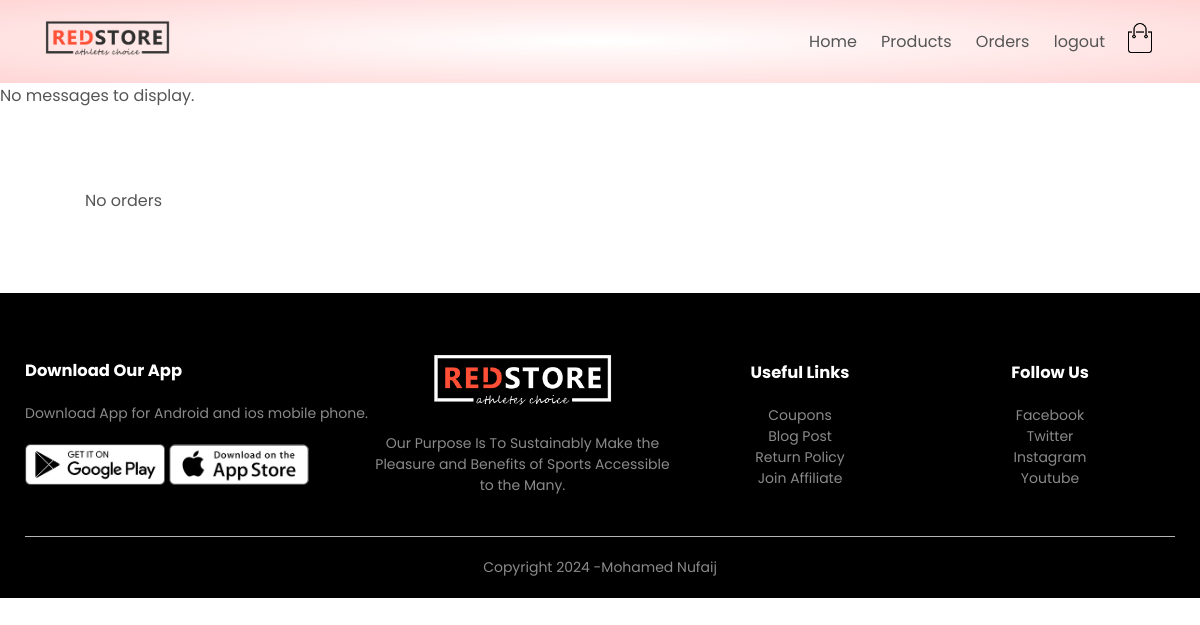
Page /orders/orders/ (signed in) on the earlier database version.
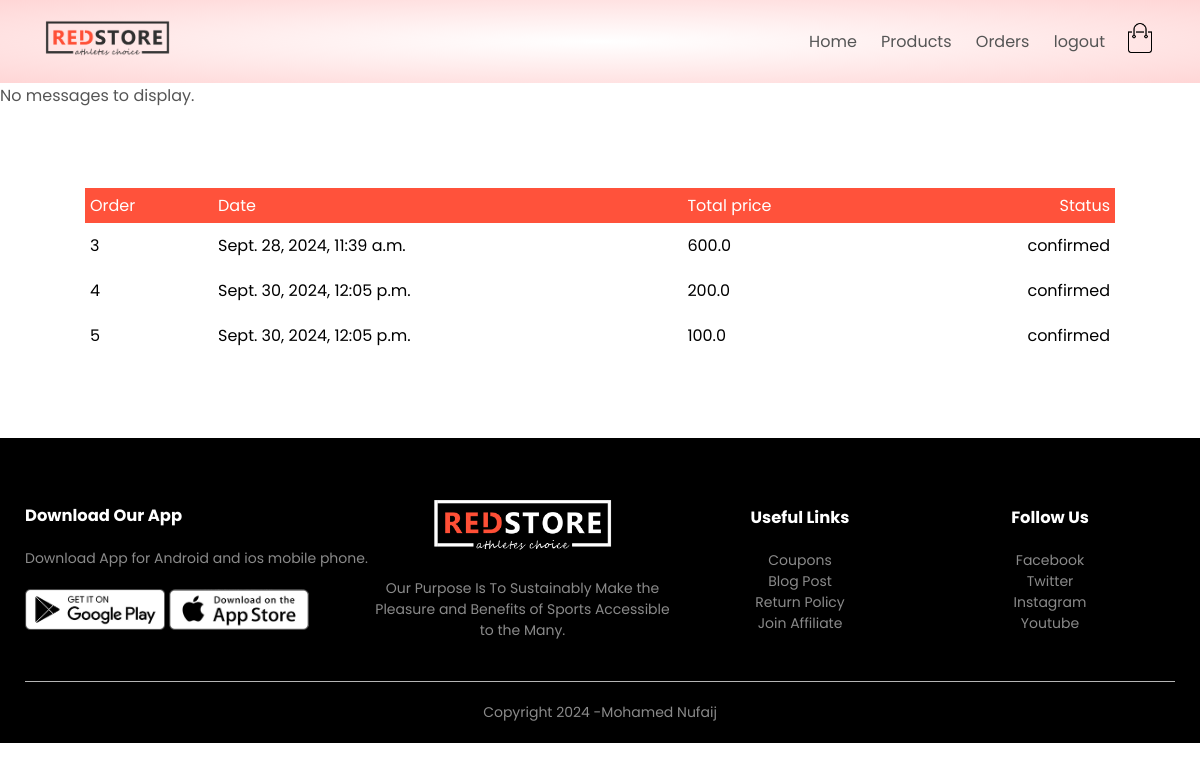
Same page on the later database version.
### orders/models.py (models this page shows, shortened)
class Order(models.Model):
    LIVE = 1
    DELETE = 0
    DELETE_CHOICES = ((LIVE, 'Live'), (DELETE, 'Delete'))
    CART_STAGE = 0
    ORDER_CONFIRMED = 1
    ORDER_PROCESSED = 2
    ORDER_DELIVERED = 3
    ORDER_REJECTED = 4
    STATUS_CHOICE = (
        (ORDER_PROCESSED, "ORDER_PROCESSED"),
        (ORDER_CONFIRMED, "ORDER_CONFIRMED"),
        (ORDER_REJECTED, "ORDER_REJECTED"),
    )
    order_status = models.IntegerField(choices=STATUS_CHOICE, default=CART_STAGE)
    owner = models.ForeignKey(Customer, related_name='orders', on_delete=models.SET_NULL, null=True)
    delete_status = models.IntegerField(choices=DELETE_CHOICES, default=LIVE)
    created_at = models.DateTimeField(auto_now_add=True)
    updated_at = models.DateTimeField(auto_now=True)
    total_price = models.FloatField(default=0.0)  # Add this line

### orders/views.py (the view)
# urls.py: path('orders/', views.show_orders, name='show_orders'),  # URL for orders
@login_required(login_url='account')
def show_orders(request):
    user = request.user
    if hasattr(user, 'customer_profile'):
        customer = user.customer_profile
        all_orders = Order.objects.filter(owner=customer).exclude(order_status=Order.CART_STAGE)
        context = {'orders': all_orders}  # Changed 'order' to 'orders'
    else:
        context = {'orders': None}  # Changed 'order' to 'orders'
    return render(request, 'orders.html', context)

### orders/templatetags/get_status.py (called while the page is built)
@register.simple_tag(name='get_status')
def get_status(status):
    status_array = ['confirmed', 'processed', 'delivered', 'rejected']
    if 0 <= status - 1 < len(status_array):
        return status_array[status - 1]
    else:
        return 'Unknown status'  # Return a default value if status is invalid

### templates/orders.html (shortened to what this page needs)
<!DOCTYPE html>
<html lang="en">
{% load get_status %}
{% load static %}
<head>
    <link rel="stylesheet" href="{% static 'style/style.css'%}">
    <link rel="stylesheet" href="https://stackpath.bootstrapcdn.com/font-awesome/4.7.0/css/font-awesome.min.css">
</head>
<body>
    {% block header%}
    {% include 'header.html' %}
    {% endblock header%}
    {% if messages %}
    <div class="message container">
        {% for message in messages %}
        <li class="{{message.tags}}">{{message}}</li>
        {% endfor %}
        {% else%}
        <p>No messages to display.</p>
    {% endif %}
    <div class="small-container cart-page">
        {% if orders %}
        <table>
            <tr>
                <th>Order</th>
                <th>Date</th>
                <th>Total price</th>
                <th>Status</th>
            </tr>
            {% for order in orders %}
            <tr>
                <td>{{order.id}}</td>
                <td>{{order.created_at}}</td>
                <td>{{order.total_price}}</td>
                <td>{% get_status order.order_status %}</td>
            </tr>
            {% endfor %}
        </table>
        {% else %}
        <p>No orders </p>
        {% endif %}
    </div>
    {% block footer %}
    {% include 'footer.html' %}
    {% endblock footer %}
</body>
</html>

### templates/header.html (shortened to what this page needs)
{% load static %}
<div class="header">
    <div class="container">
        <div class="navbar">
            <div class="logo">
                <a href="index.html"><img src="{%static 'images/logo.png'%}" alt="logo" width="125px"></a>
            </div>
            <nav>
                <ul id="MenuItems">
                     <li><a href="{% url 'index' %}">Home</a></li>
                    <li><a href="{% url 'product' %}">Products</a></li>
                    {% if not user.is_authenticated %}
                    <li><a href="{% url 'account' %}">Account</a></li>
                    {% else %}
                     <li><a href="{% url 'show_orders' %}">Orders</a></li>
                     <li><a href="{% url 'logout' %}">logout</a></li>
                    {% endif %}
                </ul>
            </nav>
            {% if user.is_authenticated %}
            <a href="{% url 'cart' %}"><img src="{%static 'images/cart.png'%}" width="30px" height="30px"></a>
            {% endif %}
        </div>
    </div>
</div>

### templates/footer.html
{% load static %}
<div class="footer">
    <div class="container">
        <div class="row">
            <div class="footer-col-1">
                <h3>Download Our App</h3>
                <p>Download App for Android and ios mobile phone.</p>
                <div class="app-logo">
                    <img src="{% static 'images/play-store.png'%}">
                    <img src="{% static 'images/app-store.png'%}">
                </div>
            </div>
            <div class="footer-col-2">
                <img src="{% static 'images/logo-white.png'%}">
                <p>Our Purpose Is To Sustainably Make the Pleasure and Benefits of Sports Accessible to the Many.
                </p>
            </div>
            <div class="footer-col-3">
                <h3>Useful Links</h3>
                <ul>
                    <li>Coupons</li>
                    <li>Blog Post</li>
                    <li>Return Policy</li>
                    <li>Join Affiliate</li>
                </ul>
            </div>
            <div class="footer-col-4">
                <h3>Follow Us</h3>
                <ul>
                    <li>Facebook</li>
                    <li>Twitter</li>
                    <li>Instagram</li>
                    <li>Youtube</li>
                </ul>
            </div>
        </div>
        <hr>
        <p class="copyright">Copyright 2024 -Mohamed Nufaij</p>
    </div>
</div>

### static/style/style.css (style rules this page uses)
* { margin: 0; padding: 0; box-sizing: border-box; }
body { font-family: 'Poppins', sans-serif; }
.navbar { display: flex; align-items: center; padding: 20px; }
nav { flex: 1; text-align: right; }
nav ul { display: inline-block; list-style-type: none; }
nav ul li { display: inline-block; margin-right: 20px; }
a { text-decoration: none; color: #555; }
p { color: #555; }
.container { max-width: 1300px; margin: auto; padding-left: 25px; padding-right: 25px; }
.row { display: flex; align-items: center; flex-wrap: wrap; justify-content: space-around; }
.header { background: radial-gradient(#fff,#ffd6d6); }
.small-container { max-width: 1080px; margin: auto; padding-left: 25px; padding-right: 25px; }
.footer { background: black; color: #8a8a8a; font-size: 14px; padding: 60px 0 20px; }
.footer p { color: #8a8a8a; }
.footer h3 { color: #fff; margin-bottom: 20px; }
.footer-col-1, .footer-col-2, .footer-col-3, .footer-col-4 { min-width: 250px; margin-bottom: 20px; }
.footer-col-1 { flex-basis: 30%; }
.footer-col-2 { flex: 1; text-align: center; }
.footer-col-2 img { width: 180px; margin-bottom: 20px; }
.footer-col-3, .footer-col-4 { flex-basis: 12%; text-align: center; }
ul { list-style-type: none; }
.app-logo { margin-top: 20px; }
.app-logo img { width: 140px; }
.footer hr { border: none; background: #b5b5b5; height: 1px; margin: 20px 0; }
.copyright { text-align: center; }
.cart-page { margin: 80px auto; }
table { width: 100%; border-collapse: collapse; }
th { text-align: left; padding: 5px; color: #fff; background: #ff523b; font-weight: normal; }
td { padding: 10px 5px; }
td:last-child { text-align: right; }
th:last-child { text-align: right; }

Differences in the rows shown:
now on this page (row edited): Order: id "3", created_at "Sept. 28, 2024, 11:39 a.m.", total_price "600.0", order_status "confirmed"
added Order: id "4", created_at "Sept. 30, 2024, 12:05 p.m.", total_price "200.0", order_status "confirmed"
added Order: id "5", created_at "Sept. 30, 2024, 12:05 p.m.", total_price "100.0", order_status "confirmed"
Other differences:
text no longer shown: "No orders"
text now shown: "Order Date Total price Status"
